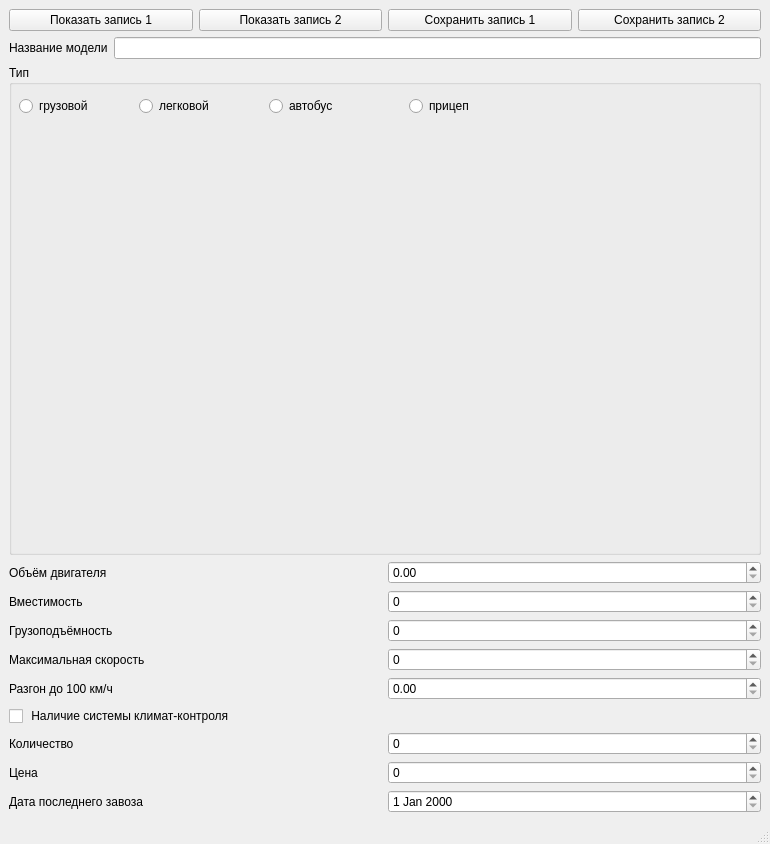
<?xml version="1.0" encoding="UTF-8"?>
<ui version="4.0">
 <class>MainWindow</class>
 <widget class="QMainWindow" name="MainWindow">
  <property name="geometry">
   <rect>
    <x>0</x>
    <y>0</y>
    <width>770</width>
    <height>844</height>
   </rect>
  </property>
  <property name="windowTitle">
   <string>MainWindow</string>
  </property>
  <widget class="QWidget" name="centralwidget">
   <layout class="QGridLayout" name="gridLayout">
    <item row="1" column="0">
     <layout class="QHBoxLayout" name="horizontalLayout">
      <item>
       <widget class="QLabel" name="label">
        <property name="text">
         <string>Название модели</string>
        </property>
       </widget>
      </item>
      <item>
       <widget class="QLineEdit" name="name"/>
      </item>
     </layout>
    </item>
    <item row="11" column="0">
     <layout class="QHBoxLayout" name="horizontalLayout_12">
      <item>
       <widget class="QLabel" name="label_11">
        <property name="text">
         <string>Дата последнего завоза</string>
        </property>
       </widget>
      </item>
      <item>
       <widget class="QDateEdit" name="delivery"/>
      </item>
     </layout>
    </item>
    <item row="10" column="0">
     <layout class="QHBoxLayout" name="horizontalLayout_11">
      <item>
       <widget class="QLabel" name="label_10">
        <property name="text">
         <string>Цена</string>
        </property>
       </widget>
      </item>
      <item>
       <widget class="QSpinBox" name="price"/>
      </item>
     </layout>
    </item>
    <item row="4" column="0">
     <layout class="QHBoxLayout" name="horizontalLayout_4">
      <item>
       <widget class="QLabel" name="label_4">
        <property name="text">
         <string>Вместимость</string>
        </property>
       </widget>
      </item>
      <item>
       <widget class="QSpinBox" name="capacity"/>
      </item>
     </layout>
    </item>
    <item row="6" column="0">
     <layout class="QHBoxLayout" name="horizontalLayout_6">
      <item>
       <widget class="QLabel" name="label_6">
        <property name="text">
         <string>Максимальная скорость</string>
        </property>
       </widget>
      </item>
      <item>
       <widget class="QSpinBox" name="maxSpeed"/>
      </item>
     </layout>
    </item>
    <item row="7" column="0">
     <layout class="QHBoxLayout" name="horizontalLayout_7">
      <item>
       <widget class="QLabel" name="label_7">
        <property name="text">
         <string>Разгон до 100 км/ч</string>
        </property>
       </widget>
      </item>
      <item>
       <widget class="QDoubleSpinBox" name="accelerationTo100"/>
      </item>
     </layout>
    </item>
    <item row="5" column="0">
     <layout class="QHBoxLayout" name="horizontalLayout_5">
      <item>
       <widget class="QLabel" name="label_5">
        <property name="text">
         <string>Грузоподъёмность</string>
        </property>
       </widget>
      </item>
      <item>
       <widget class="QSpinBox" name="loadCapacity"/>
      </item>
     </layout>
    </item>
    <item row="9" column="0">
     <layout class="QHBoxLayout" name="horizontalLayout_10">
      <item>
       <widget class="QLabel" name="label_9">
        <property name="text">
         <string>Количество</string>
        </property>
       </widget>
      </item>
      <item>
       <widget class="QSpinBox" name="count"/>
      </item>
     </layout>
    </item>
    <item row="8" column="0">
     <layout class="QHBoxLayout" name="horizontalLayout_9">
      <item>
       <widget class="QCheckBox" name="climateControl">
        <property name="text">
         <string> Наличие системы климат-контроля</string>
        </property>
       </widget>
      </item>
     </layout>
    </item>
    <item row="3" column="0">
     <layout class="QHBoxLayout" name="horizontalLayout_2">
      <item>
       <widget class="QLabel" name="label_2">
        <property name="text">
         <string>Объём двигателя</string>
        </property>
       </widget>
      </item>
      <item>
       <widget class="QDoubleSpinBox" name="engineCapacity"/>
      </item>
     </layout>
    </item>
    <item row="2" column="0">
     <widget class="QGroupBox" name="type">
      <property name="title">
       <string>Тип</string>
      </property>
      <widget class="QRadioButton" name="cargo">
       <property name="geometry">
        <rect>
         <x>10</x>
         <y>30</y>
         <width>91</width>
         <height>22</height>
        </rect>
       </property>
       <property name="text">
        <string>грузовой</string>
       </property>
       <attribute name="buttonGroup">
        <string notr="true">tGroup</string>
       </attribute>
      </widget>
      <widget class="QRadioButton" name="passenger">
       <property name="geometry">
        <rect>
         <x>130</x>
         <y>30</y>
         <width>91</width>
         <height>22</height>
        </rect>
       </property>
       <property name="text">
        <string>легковой</string>
       </property>
       <attribute name="buttonGroup">
        <string notr="true">tGroup</string>
       </attribute>
      </widget>
      <widget class="QRadioButton" name="bus">
       <property name="geometry">
        <rect>
         <x>260</x>
         <y>30</y>
         <width>91</width>
         <height>22</height>
        </rect>
       </property>
       <property name="text">
        <string>автобус</string>
       </property>
       <attribute name="buttonGroup">
        <string notr="true">tGroup</string>
       </attribute>
      </widget>
      <widget class="QRadioButton" name="trailer">
       <property name="geometry">
        <rect>
         <x>400</x>
         <y>30</y>
         <width>91</width>
         <height>22</height>
        </rect>
       </property>
       <property name="text">
        <string>прицеп</string>
       </property>
       <attribute name="buttonGroup">
        <string notr="true">tGroup</string>
       </attribute>
      </widget>
     </widget>
    </item>
    <item row="0" column="0">
     <layout class="QHBoxLayout" name="horizontalLayout_3">
      <item>
       <widget class="QPushButton" name="Show1">
        <property name="text">
         <string>Показать запись 1</string>
        </property>
       </widget>
      </item>
      <item>
       <widget class="QPushButton" name="Show2">
        <property name="text">
         <string>Показать запись 2</string>
        </property>
       </widget>
      </item>
      <item>
       <widget class="QPushButton" name="Save1">
        <property name="text">
         <string>Сохранить запись 1</string>
        </property>
       </widget>
      </item>
      <item>
       <widget class="QPushButton" name="Save2">
        <property name="text">
         <string>Сохранить запись 2</string>
        </property>
       </widget>
      </item>
     </layout>
    </item>
   </layout>
  </widget>
  <widget class="QMenuBar" name="menubar">
   <property name="geometry">
    <rect>
     <x>0</x>
     <y>0</y>
     <width>770</width>
     <height>21</height>
    </rect>
   </property>
  </widget>
  <widget class="QStatusBar" name="statusbar"/>
 </widget>
 <resources/>
 <connections/>
 <buttongroups>
  <buttongroup name="tGroup">
   <property name="exclusive">
    <bool>true</bool>
   </property>
  </buttongroup>
 </buttongroups>
</ui>
